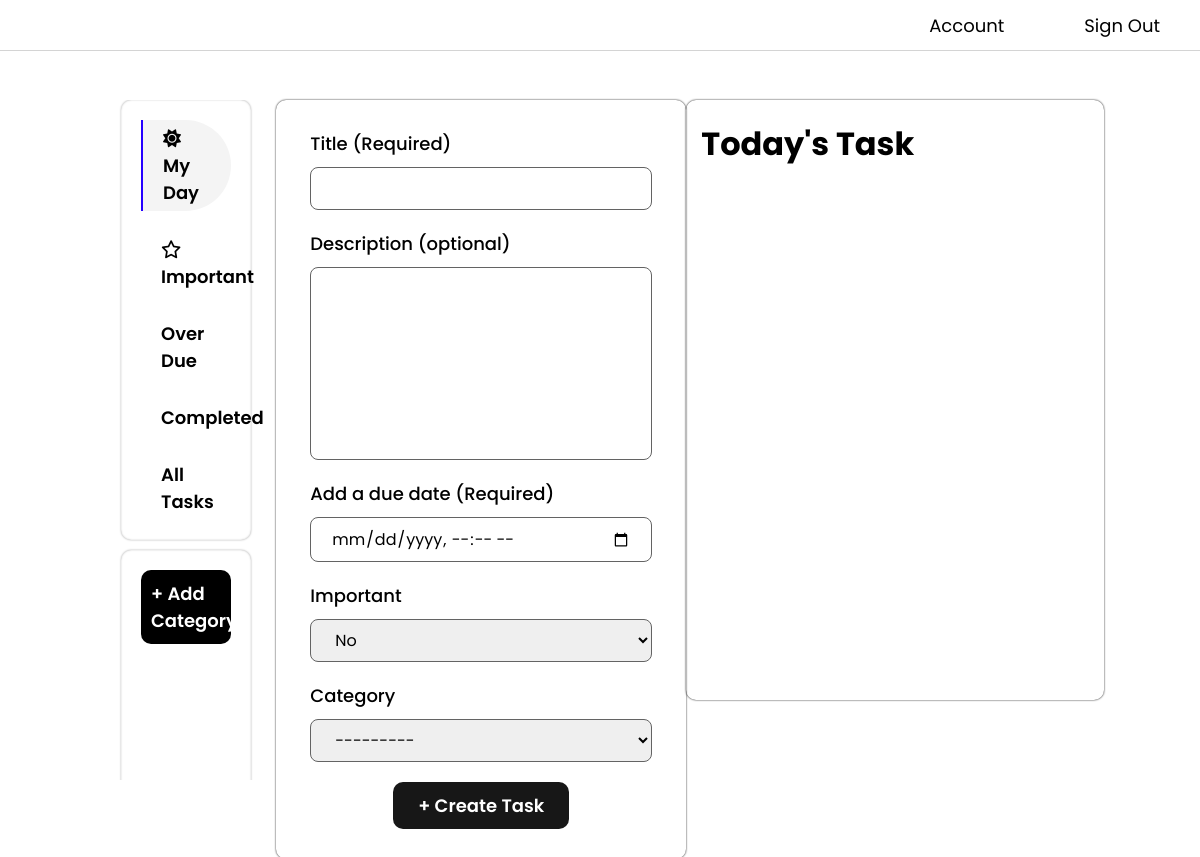
The page /taskboard/ (signed in) on the database as committed earlier.
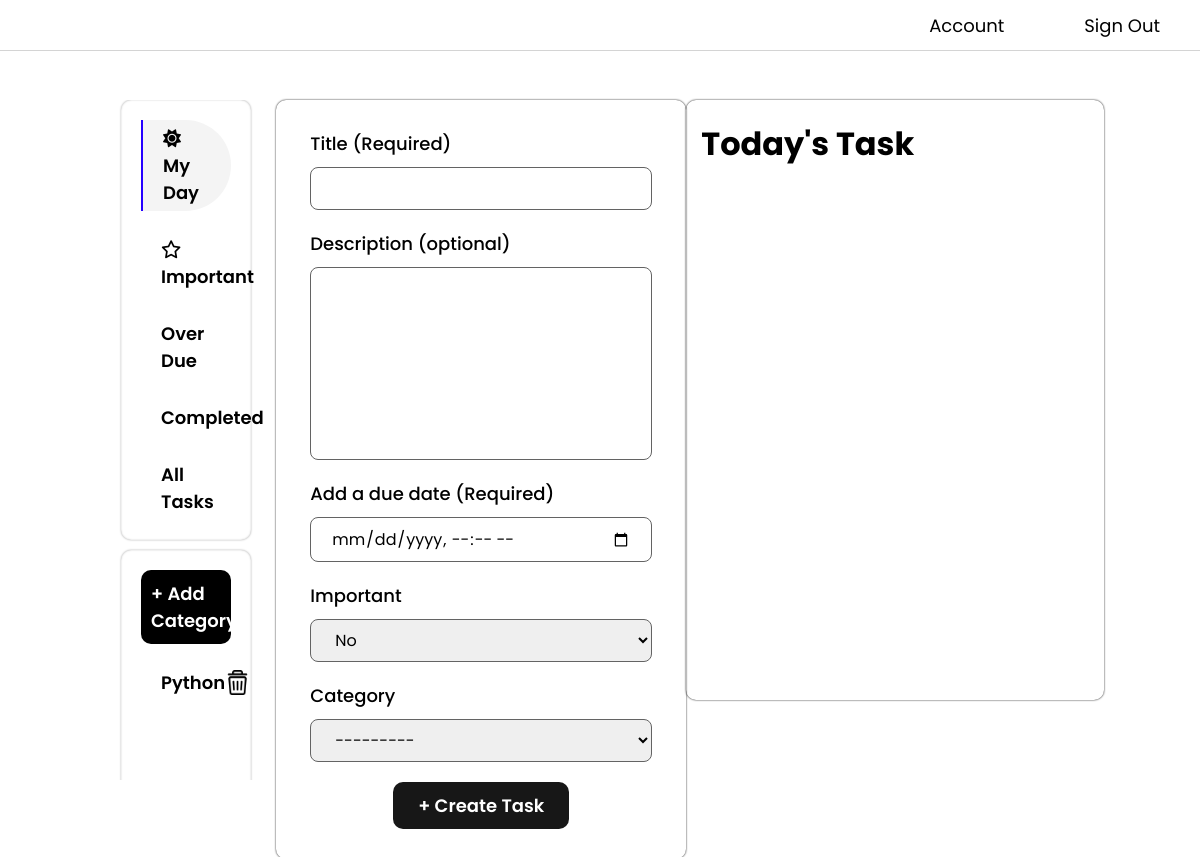
The same page on the database as committed later.
### _taskboard/models.py (models this page shows, shortened)
class Task(models.Model):
    STATUS_CHOICES = [
        ('COMPLETED', 'Completed'),
        ('PENDING', 'Pending')
    ]
    IMPORTANT_CHOICES = [
        ('No', 'No'),
        ('Yes', 'Yes')
    ]
    user = models.ForeignKey(User, on_delete=models.CASCADE, verbose_name="task's Owner", default=0)
    title = models.CharField(max_length=100, blank=True, null=True, verbose_name="task's Title")
    description = models.TextField(max_length=200, blank=True, null=True, verbose_name="task's Description")
    important = models.CharField(max_length=10, choices=IMPORTANT_CHOICES, default='No')
    category = models.ForeignKey(Category, on_delete=models.SET_NULL, related_name="category", blank=True, default=None, null=True)
    status = models.CharField(max_length=20, choices=STATUS_CHOICES, default='PENDING')
    due_date = models.DateTimeField(blank=True, null=True)
    created_at = models.DateTimeField(auto_now_add=True)
    task_id = models.UUIDField(default=uuid.uuid4, unique=True, primary_key=True, editable=False)
    class Meta:
        ordering = ['-important', 'due_date', '-status']

class Category(models.Model):
    name = models.CharField(max_length=255,blank=True)
    user = models.ForeignKey(User, on_delete=models.CASCADE, default=None, null=True, related_name='category')
    def __str__(self):
        return self.name

### _taskboard/views.py (the view)
# urls.py: path('taskboard/', views.taskboard, name="taskboard"),
@login_required(login_url='signin')
def taskboard(request):
    user = request.user
    today = timezone.now().date()
    taskList = Task.objects.filter(user = request.user, due_date__date=today)
    categories = Category.objects.filter(user=request.user)
    num_categories = len(categories)
    tasks, custom_range = paginate(request, taskList)
    form = TaskCreationForm()
    context = {'myTasks':tasks, 'page_range':custom_range, 'createTaskForm':form, 'categories':categories, 'no_of_categories':num_categories}
    return render(request, 'taskboard/taskboard.html', context)

### _taskboard/forms.py
class TaskCreationForm(forms.ModelForm):
    class Meta:
        model = Task
        fields = ['title', 'description', 'due_date', 'important', 'category']
        widgets = {
            'due_date': forms.DateTimeInput(attrs={'type': 'datetime-local'}),
        }
        labels = {
            'title': "Title (Required)",
            'description': "Description (optional)",
            'due_date': "Add a due date (Required)"
        }
    def __init__(self, *args, **kwargs):
        self.user = kwargs.pop('user', None)
        super().__init__(*args, **kwargs)
        if self.user:
            self.fields['category'].queryset = Category.objects.filter(user=self.user)
        self.fields['description'].widget.attrs.update({'rows': 7})
        self.fields['title'].widget.attrs.update({'required': True})
        self.fields['due_date'].widget.attrs.update({'required': True})

### _taskboard/utils.py (called while the page is built, shortened)
def paginate(request, taskList):
    paginator = Paginator(taskList, 5)
    page = request.GET.get('page')
    try:
        list = paginator.page(page)
    except PageNotAnInteger:
        page = 1
        list = paginator.page(page)
    except EmptyPage:
        page = paginator.num_pages
        list = paginator.page(page)
    custom_range = paginator.page_range
    return list, custom_range

### _taskboard/templates/taskboard/taskboard.html (shortened to what this page needs)
{% extends 'taskboard/base.html'%}
{% block  content %}
{% load static %}
<main>
    {% include "taskboard/sidebar.html" %}
    <div class="task-actions">
        <div class="create-task">
            <form action="{% url 'create-task' %}" method="post" id="createTaskForm">
                {% for field in createTaskForm %}
                <div class="input-box">
                    <label for="id_{{field.name}}">{{field.label}}</label>
                    {{field}}
                </div>
                {% endfor %}
                <button class="btn" type="submit"> + Create Task</button>
            </form>
        </div>
    </div>
    <div class="displayTasks">
        <h1>Today's Task</h1>
    </div>
</main>
{% endblock content %}

### _taskboard/templates/taskboard/base.html (shortened to what this page needs)
<!DOCTYPE html>
<html lang="en">
  <head>
    {% load static %}
    <link rel="stylesheet" href="{% static 'css/header.css' %}" />
    <link rel="stylesheet" href="{% static 'css/taskboard.css' %}"/>
  </head>
  <body>
    <header>
      <nav>
        <a href="">Account</a>
        <a href="{% url 'signout' %}">Sign Out</a>
      </nav>
    </header>
    {% block content %}
    {% endblock content %}
  </body>
</html>

### _taskboard/templates/taskboard/sidebar.html
{% load static %}
<div class="sidebar">
  <div class="section">
    <button class="active sidebarLink">
      <i class="fa-solid fa-sun"></i> My Day
    </button>
    <button class="sidebarLink" data-query="important">
      <i class="fa-regular fa-star"></i> Important
    </button>
    <button class="sidebarLink" data-query="overdue">Over Due</button>
    <button class="sidebarLink" data-query="completed">Completed</button>
    <button class="sidebarLink" data-query="all">All Tasks</button>
  </div>
  <div class="section">
    {% if no_of_categories < 5 %}
    <button class="btn add-category" style="color: #fff; padding: 10px; background: #000; visibility:visible;">
      + Add Category
    </button>
    {% else %}
    <button class="btn add-category" style="color: #fff; padding: 10px; background: #000;" disabled>
      + Add Category
    </button>
    {% endif %}
    <div class="categories_display">
      {% for category in  categories %}
      <button class="sidebarLink-category">
        <div class="category-name">
          <p style="flex: 1" data-query="category_{{category}}">{{category}}</p>
          <img src="{% static 'img/icons/recycle-bin.png' %}" data-id="{{category.id}}"/>
        </div>
      </button>
      {% endfor %}
    </div>
  </div>
</div>

### static/css/header.css (style rules this page uses)
* { margin: 0; padding: 0; font-family: 'Poppins', sans-serif; }
nav { display: flex; align-items: center; justify-content: end; height: 50px; font-family: 'Outfit', sans-serif; box-shadow: 0 0 1px ; }
nav a { color: #000000; font-size: 18px; text-decoration: none; margin-inline: 40px; }

### static/css/taskboard.css (style rules this page uses)
body { overflow: hidden; max-height: 100vh; }
main { margin-top: 50px; margin-inline: 8%; display: flex; justify-content: space-between; position: relative; align-items: start; }
.sidebar { width: 20%; padding: 0px 25px; max-height: 85vh; overflow: hidden; }
.sidebar .section { display: flex; flex-direction: column; padding: 10px; margin-bottom: 10px; border-radius: 10px; box-shadow: inset 0 0 2px #cacaca, 0px 0px 2px #a6a6a6; position: relative; }
.sidebar .section:nth-child(2) { height: 45vh; }
.categories_display { display: flex; flex-direction: column; }
.sidebar .section button { font-size: 18px; padding: 5px 20px; color: #000000; font-weight: 600; background: #fff; border: 0; cursor: pointer; text-align: left; margin: 10px; }
.sidebar .categories_display .sidebarLink-category { display: flex; flex-direction: column; }
.sidebar .categories_display .sidebarLink-category .category-name { display: flex; justify-content: space-between; align-items: center; width: 100%; }
.sidebar div button i, .sidebar div button ion-icon { margin-right: 5px; }
.sidebar .section button.active { border-left: 2px solid #2500ff; background: #f4f4f4; border-bottom-right-radius: 50px; border-top-right-radius: 50px; }
.task-actions { display: flex; flex-direction: column; justify-content: center; position: relative; box-shadow: 0 0 2px; padding: 20px 5px; border-radius: 10px; height: max-content; width: 400px; }
.create-task, .task-operations-secondary, .task-actions .create-cat { display: flex; justify-content: center; align-items: center; flex-direction: column; }
.task-actions .create-task form, .task-actions .task-operations-secondary form, .task-actions .create-cat form { display: flex; flex-direction: column; align-items: center; width: 90%; }
.task-actions form .input-box { margin: 10px 10px; display: flex; flex-direction: column; width: 95%; }
.input-box label { font-size: 18px; font-weight: 500; margin: 0 0 10px; }
.input-box input, .input-box select, textarea { padding: 8px 20px; width: auto; outline: 0; border-radius: 8px; border: 1px solid #636363; font-size: 16px; position: relative; }
textarea { resize: none; }
a.btn, .btn { font-size: 18px; border-radius: 10px; padding: 10px 25px; border: none; outline: none; font-weight: 600; background-color: hsla(0, 0%, 9%, 1); color: white; cursor: pointer; margin-top: 10px; margin-bottom: 10px; }
.displayTasks { display: flex; flex-direction: column; position: relative; padding: 20px 15px; border-radius: 10px; box-shadow: 0 0 2px; width: 600px; height: 70vh; }
.displayTasks .taskRow p img, .sidebarLink-category img { width: 25px; cursor: pointer; }

Rows that differ between the two databases and show on the page:
added Category: name "Python"
